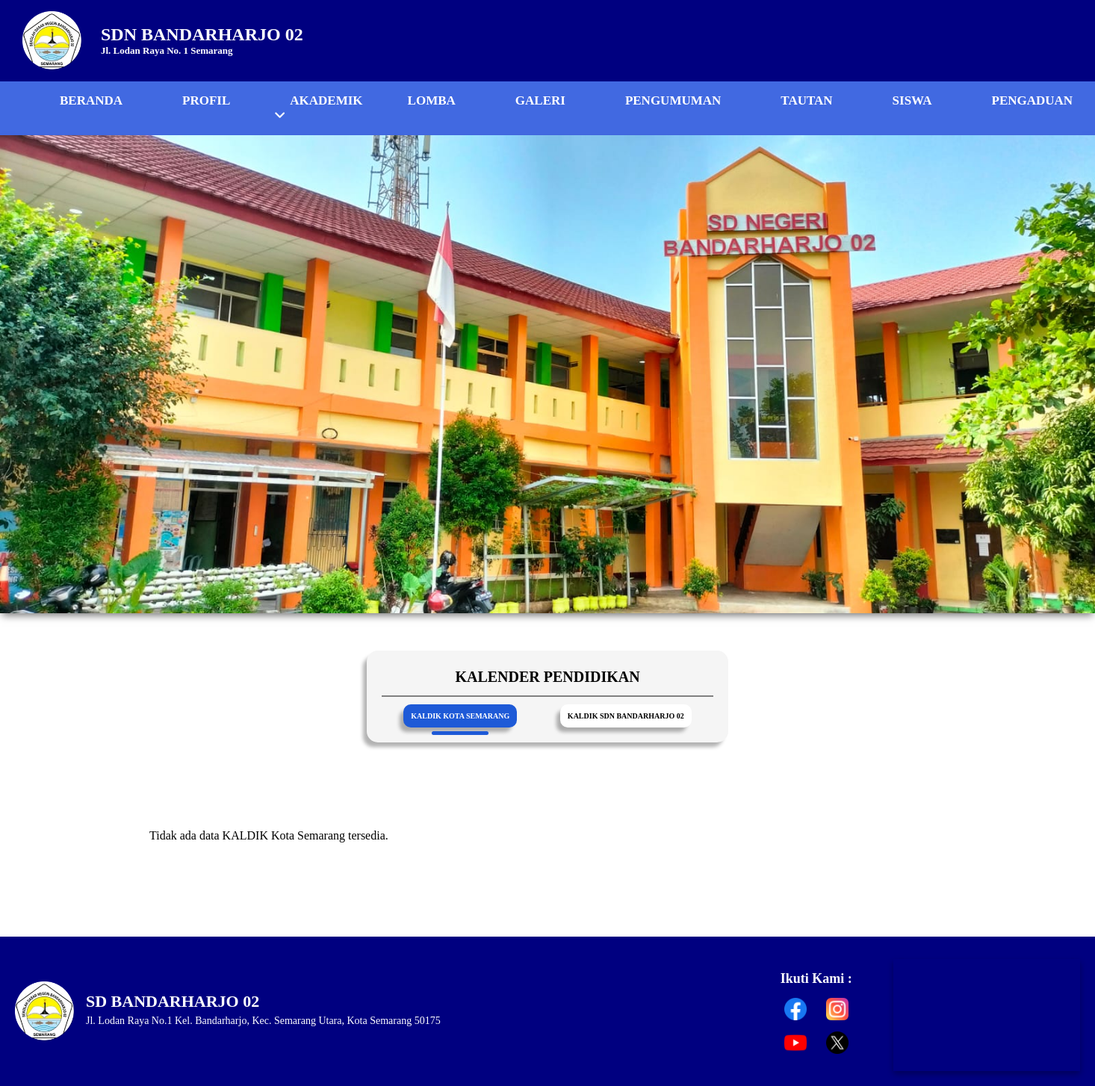
Page /menu/akademik/kaldik/kaldik.php on the earlier database version.
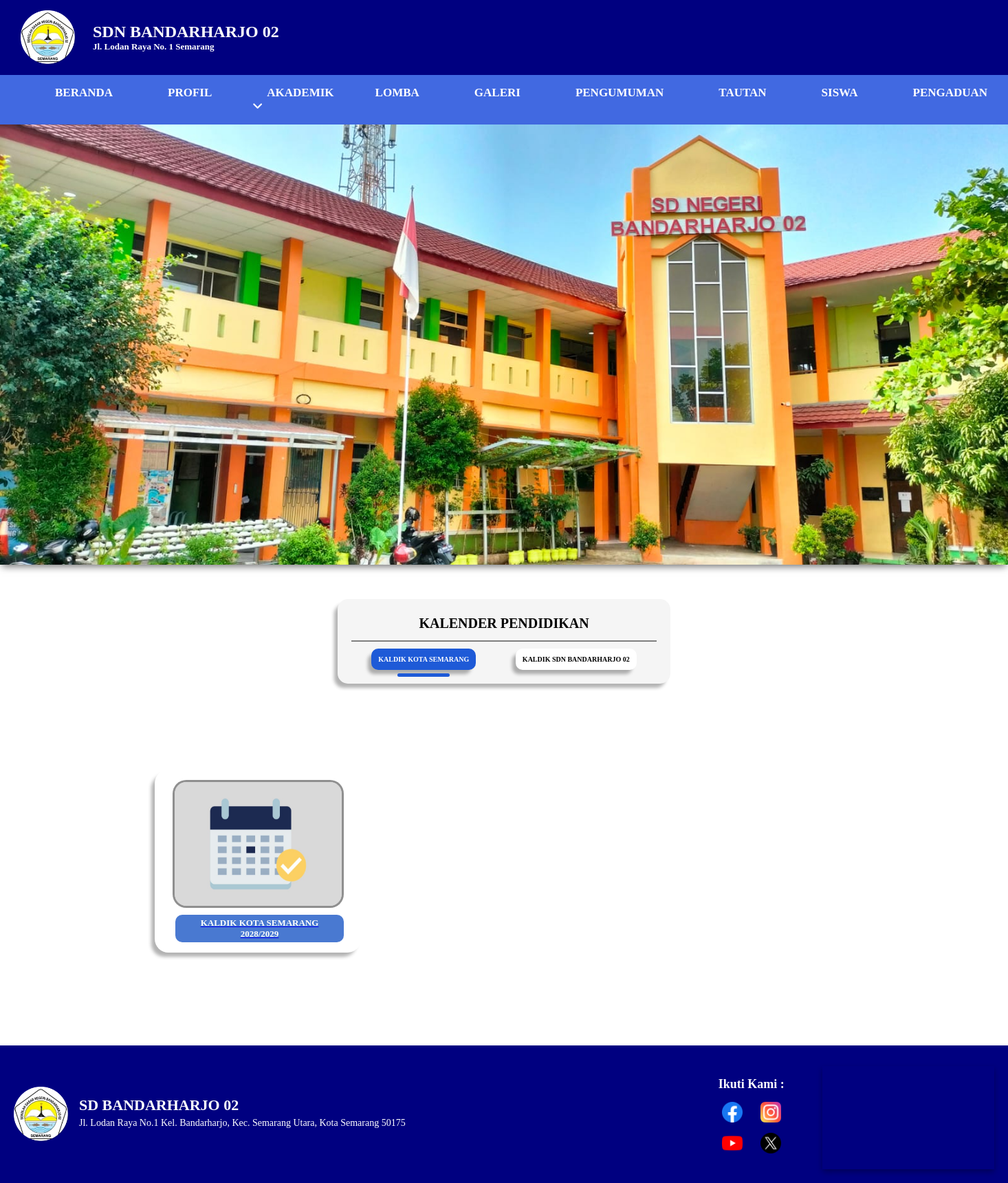
Same page on the later database version.
### tables this page shows
CREATE TABLE `kaldik` (
  `id` int(11) NOT NULL,
  `tahun_ajaran` varchar(255) NOT NULL,
  `file_kaldik` varchar(255) NOT NULL,
  `tanggal_upload` timestamp NOT NULL DEFAULT current_timestamp(),
  `kategori` varchar(100) NOT NULL
);

### menu/akademik/kaldik/kaldik.php (the view, shortened to what this page needs)
<?php
include('/bandarharjo/partials/header.php');
include('/bandarharjo/koneksi.php');
$kategori = isset($_GET['kategori']) ? $_GET['kategori'] : 'semarang';
$sql = "SELECT * FROM kaldik WHERE kategori = ?";
$stmt = $conn->prepare($sql);
$stmt->bind_param("s", $kategori);
$stmt->execute();
$result = $stmt->get_result();
?>
<link rel="stylesheet" href="css/kaldik.css">
<body>
    <div class="container">
        <div class="navbar-item">
            <div class="navigation">
                <div class="title">
                    <h1>KALENDER PENDIDIKAN</h1>
                </div>
                <div class="nav-underline"></div>
                <div class="selection">
                    <div class="option <?= $kategori === 'semarang' ? 'active' : '' ?>" data-target="semarang" onclick="switchTab(this, 'semarang')">
                        <p>KALDIK KOTA SEMARANG</p>
                    </div>
                    <div class="option <?= $kategori === 'sd' ? 'active' : '' ?>" data-target="lokal" onclick="switchTab(this, 'lokal')">
                        <p>KALDIK SDN BANDARHARJO 02</p>
                    </div>
                </div>
            </div>
            <div class="semarang-container" id="semarang-container" style="<?= $kategori === 'semarang' ? 'display:block' : 'display:none' ?>">
                <div class="card-container">
                    <?php if ($result->num_rows > 0): ?>
                        <?php while ($row = $result->fetch_assoc()): ?>
                            <div class="card">
                                <a href="file_kaldik/<?= htmlspecialchars($row['file_kaldik']) ?>" target="_blank">
                                    <img src="assets/Kalender.jpg" alt="Kalender">
                                    <div class="card-text">
                                        <span class="badge">KALDIK KOTA SEMARANG <?= htmlspecialchars($row['tahun_ajaran']) ?></span>
                                    </div>
                                </a>
                            </div>
                        <?php endwhile; ?>
                    <?php else: ?>
                        <p>Tidak ada data KALDIK Kota Semarang tersedia.</p>
                    <?php endif; ?>
                </div>
            </div>
        </div>
    </div>
    <?php include('../../../partials/footer.php'); ?>

Differences in the rows shown:
added kaldik: tahun_ajaran "2028/2029"
Other differences:
text no longer shown: "Tidak ada data KALDIK Kota Semarang tersedia."
